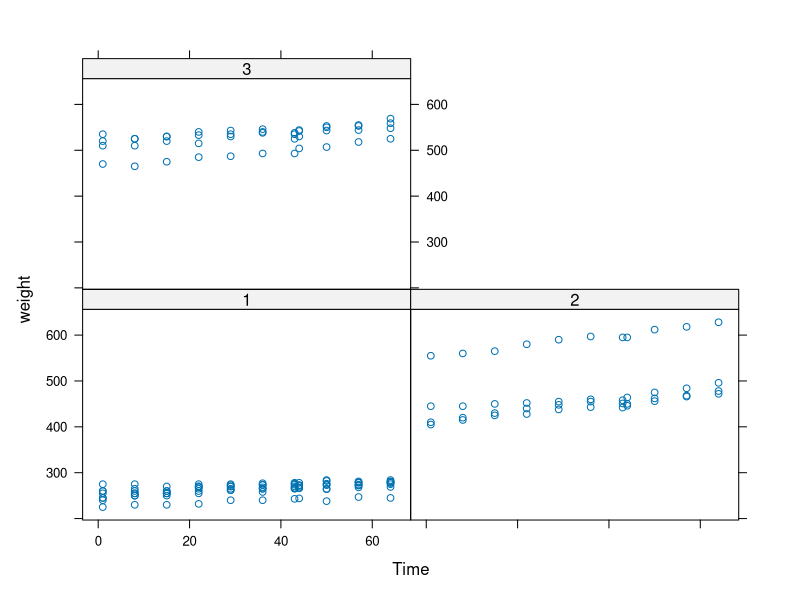
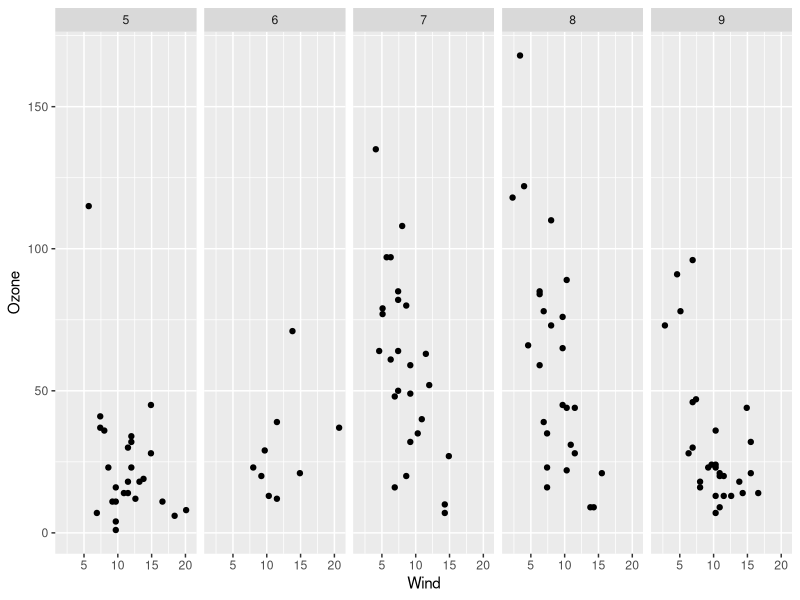
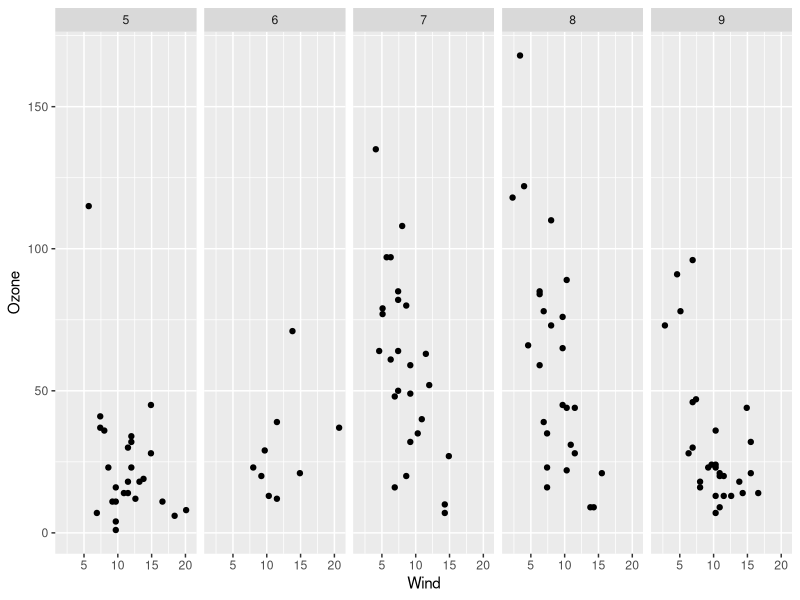
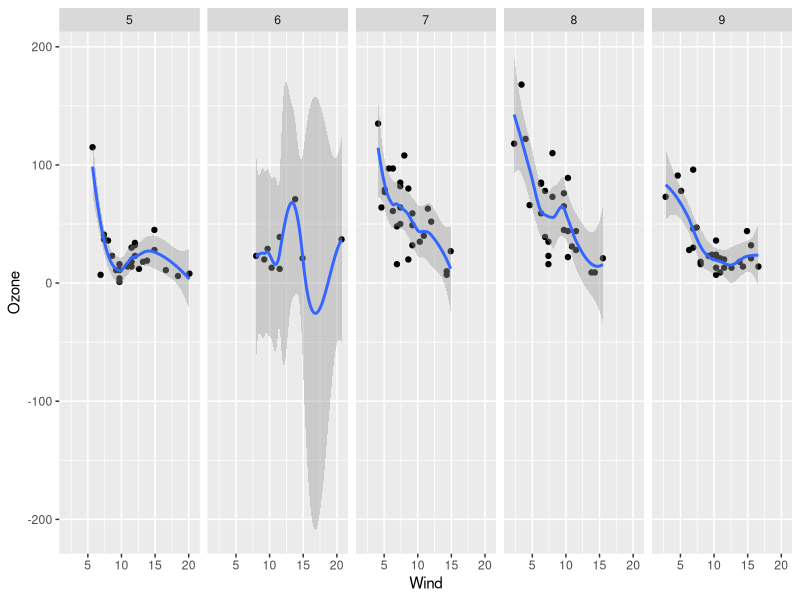

The R script that drew these images, in order:
# Q2
library(nlme)
library(lattice)
xyplot(weight ~ Time | Diet, BodyWeight)

# Q4
library(datasets)
library(lattice)
data(airquality)
p <- xyplot(Ozone ~ Wind | factor(Month),data=airquality)


# Q7
library(datasets)
data(airquality)
library(ggplot2)
airquality <- transform(airquality, Month = factor(Month))
qplot(Wind,Ozone,data=airquality,facets = . ~ Month)

# Q10
qplot(Wind,Ozone,data=airquality,facets = . ~ Month)
qplot(Wind,Ozone,data=airquality,facets = . ~ Month) + geom_smooth()